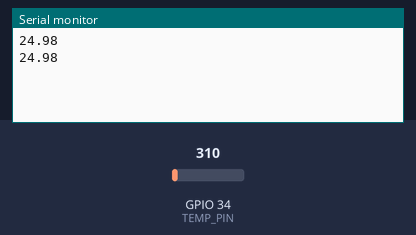
Bench run of a sketch on a simulated ESP32. Shown: the last lines printed to the serial monitor. Inputs (shaded band) come from the test bench; at power-on: GPIO 34 (TEMP_PIN) = 310 (analog values on the 0–4095 scale).

Above: at 10.8 s.
10.9 s: GPIO 34 (TEMP_PIN) set to 372
At 20.7 s:
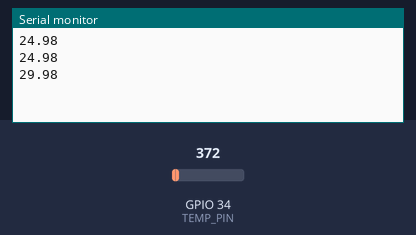
20.9 s: GPIO 34 (TEMP_PIN) set to 434
At 30.9 s:
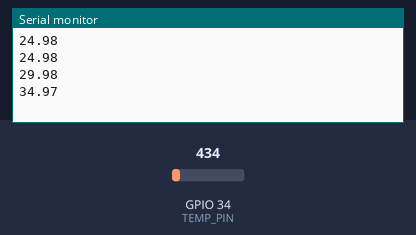
Timing chart, 0 to 32.4 s (numbered marks = the images above; inputs shaded):
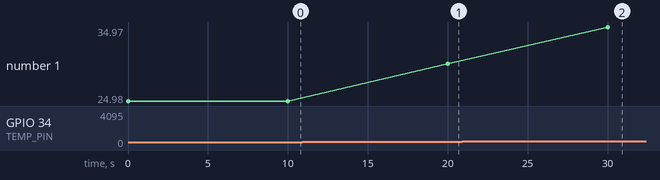

The sketch:

esp32.ino
```cpp
#define TEMP_PIN 34  // Analog input pin

void setup() {
  Serial.begin(115200);
  analogReadResolution(12); // ESP32 has 12-bit ADC by default (0–4095)
}

void loop() {
  int analogValue = analogRead(TEMP_PIN);

  // Convert analog value to voltage
  float voltage = analogValue * (3.3 / 4095.0);

  // Assuming LM35-like sensor: 10mV per °C
  float temperatureC = voltage * 100;
//
//  Serial.print("Analog: ");
//  Serial.print(analogValue);
//  Serial.print(" | Voltage: ");
//  Serial.print(voltage);
//  Serial.print(" V | Temperature: ");
  Serial.print(temperatureC);
  Serial.println("\n");

  delay(10000);
}
```

Measured:
- after the input at 10.9 s, the serial monitor: prints a new line after 9.1 s (image 1)
- after the input at 20.9 s, the serial monitor: prints a new line after 9.1 s (image 2)
- plotted number 1: 24.98 → 29.98 after the input at 10.9 s, 29.98 → 34.97 after the input at 20.9 s
